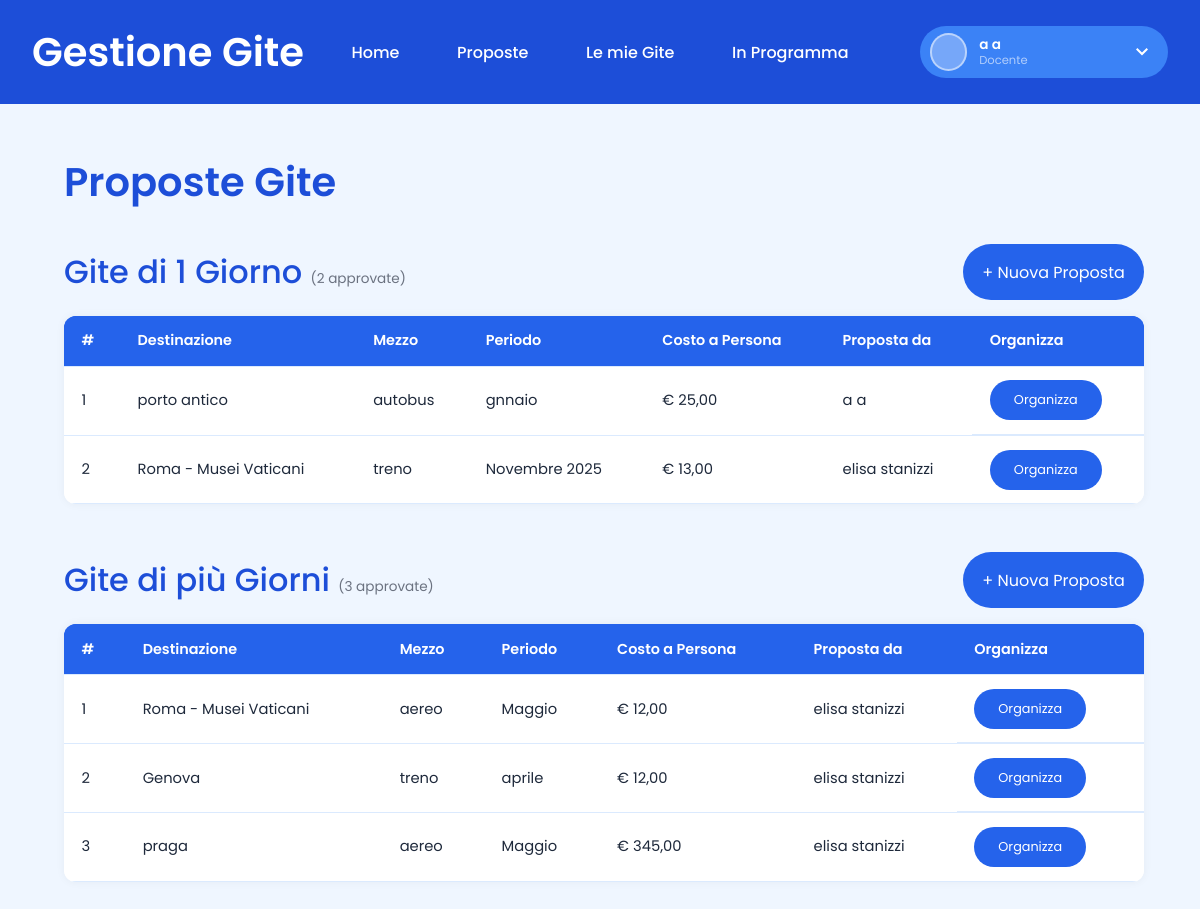
Page /catalogo.php (signed in) on the committed database.
### tables this page shows
CREATE TABLE `gita1g` (
  `idGita` int(11) NOT NULL,
  `idUtente` int(11) NOT NULL,
  `destinazione` varchar(255) NOT NULL,
  `descrizione` varchar(50) DEFAULT NULL,
  `mezzo` varchar(100) DEFAULT NULL,
  `periodo` varchar(100) DEFAULT NULL,
  `giorno` date DEFAULT NULL,
  `costoMezzo` decimal(10,2) DEFAULT NULL,
  `costoAttivita` decimal(10,2) DEFAULT NULL,
  `costoAPersona` decimal(10,2) DEFAULT NULL,
  `numAlunni` int(11) DEFAULT NULL,
  `classi` varchar(20) DEFAULT NULL,
  `idStato` int(11) NOT NULL
);

CREATE TABLE `utente` (
  `IDUtente` int(11) NOT NULL,
  `Nome` varchar(50) NOT NULL,
  `Cognome` varchar(50) NOT NULL,
  `Mail` varchar(100) NOT NULL,
  `Password` varchar(255) NOT NULL,
  `IDTipo` int(11) NOT NULL
);

CREATE TABLE `gite5` (
  `idGita` int(11) NOT NULL,
  `idUtente` int(11) NOT NULL,
  `destinazione` varchar(255) NOT NULL,
  `descrizione` varchar(50) DEFAULT NULL,
  `mezzo` varchar(100) DEFAULT NULL,
  `periodo` varchar(100) DEFAULT NULL,
  `giornoInizio` date DEFAULT NULL,
  `giornoFine` date DEFAULT NULL,
  `costoAPersona` decimal(10,2) DEFAULT NULL,
  `numAlunni` int(11) DEFAULT NULL,
  `classi` varchar(20) DEFAULT NULL,
  `idStato` int(11) NOT NULL
);

### catalogo.php (the view, shortened to what this page needs)
<?php
include('nav.php');
$gite1g = $conn->query("
    SELECT g.idGita, g.destinazione, g.descrizione, g.mezzo, g.periodo, g.costoAPersona, g.classi,
           u.Nome, u.Cognome
    FROM gita1g g
    JOIN utente u ON g.idUtente = u.IDUtente
    WHERE g.idStato = 2
    ORDER BY g.idGita DESC
");
$gite5g = $conn->query("
    SELECT g.idGita, g.destinazione, g.descrizione, g.mezzo, g.periodo, g.costoAPersona, g.classi,
           u.Nome, u.Cognome
    FROM gite5 g
    JOIN utente u ON g.idUtente = u.IDUtente
    WHERE g.idStato = 2
    ORDER BY g.idGita DESC
");
$tot1g = $gite1g ? $gite1g->num_rows : 0;
$tot5g = $gite5g ? $gite5g->num_rows : 0;
?>
<!DOCTYPE html>
<html lang="it">
<head>
    <link rel="stylesheet" href="style.css">
    <link rel="stylesheet" href="vetrina.css">
    <link rel="stylesheet" href="style_custom.css">
</head>
<body>
<div class="container">
<main class="content bozze-padding">
<h2 style="color:var(--blue-700);margin:0;">Proposte Gite</h2>
<div style="display:flex;align-items:center;justify-content:space-between;margin-top:2rem;margin-bottom:1rem;">
    <h3 style="color:var(--blue-700);margin:0;">Gite di 1 Giorno <span style="font-size:.85rem;font-weight:400;color:#6b7280;">(<?= $tot1g ?> approvate)</span></h3>
    <button class="button" onclick="document.getElementById('modal1g').classList.remove('hidden')">+ Nuova Proposta</button>
</div>
<div class="table-section" style="margin-bottom:3rem;"><div class="table-container">
<table>
<thead><tr>
    <th>#</th>
    <th>Destinazione</th>
    <th>Mezzo</th>
    <th>Periodo</th>
    <th>Costo a Persona</th>
    <th>Proposta da</th>
    <th>Organizza</th>
</tr></thead>
<tbody>
<?php
$n = 1;
if ($gite1g && $gite1g->num_rows > 0) {
    while ($r = $gite1g->fetch_assoc()) {
        $dest   = htmlspecialchars($r['destinazione']);
        $mezzo  = htmlspecialchars($r['mezzo'] ?? '—');
        $per    = htmlspecialchars($r['periodo'] ?? '—');
        $costo  = number_format($r['costoAPersona'], 2, ',', '.');
        $autore = htmlspecialchars($r['Nome'] . ' ' . $r['Cognome']);
        $id     = intval($r['idGita']);
        $destJs       = htmlspecialchars($r['destinazione'], ENT_QUOTES);
        $descJs       = htmlspecialchars($r['descrizione'] ?? '', ENT_QUOTES);
        $mezzoJs      = htmlspecialchars($r['mezzo'] ?? '', ENT_QUOTES);
        $perJs        = htmlspecialchars($r['periodo'] ?? '', ENT_QUOTES);
        $classiJs     = htmlspecialchars($r['classi'] ?? '', ENT_QUOTES);
        $costoJs      = floatval($r['costoAPersona']);
        $azioniCol = '';
        echo "<tr>
            <td>$n</td>
            <td>$dest</td>
            <td>$mezzo</td>
            <td>$per</td>
            <td>&euro; $costo</td>
            <td>$autore</td>
            <td><button type='button' class='button xs'
                data-id='$id'
                data-dest='$destJs'
                data-descrizione='$descJs'
                data-mezzo='$mezzoJs'
                data-periodo='$perJs'
                data-classi='$classiJs'
                data-costo='$costoJs'
                onclick=\"apriOrg1g(this)\">Organizza</button></td>
            $azioniCol
        </tr>";
        $n++;
    }
} else {
    echo "<tr><td colspan='8' style='text-align:center;'>Nessuna gita di 1 giorno approvata al momento.</td></tr>";
}
?>
</tbody>
</table>
</div></div>
<div style="display:flex;align-items:center;justify-content:space-between;margin-bottom:1rem;">
    <h3 style="color:var(--blue-700);margin:0;">Gite di più Giorni <span style="font-size:.85rem;font-weight:400;color:#6b7280;">(<?= $tot5g ?> approvate)</span></h3>
    <button class="button" onclick="document.getElementById('modal5g').classList.remove('hidden')">+ Nuova Proposta</button>
</div>
<div class="table-section"><div class="table-container">
<table>
<thead><tr>
    <th>#</th>
    <th>Destinazione</th>
    <th>Mezzo</th>
    <th>Periodo</th>
    <th>Costo a Persona</th>
    <th>Proposta da</th>
    <th>Organizza</th>
</tr></thead>
<tbody>
<?php
$n = 1;
if ($gite5g && $gite5g->num_rows > 0) {
    while ($r = $gite5g->fetch_assoc()) {
        $dest   = htmlspecialchars($r['destinazione']);
        $mezzo  = htmlspecialchars($r['mezzo'] ?? '—');
        $per    = htmlspecialchars($r['periodo'] ?? '—');
        $costo  = number_format($r['costoAPersona'], 2, ',', '.');
        $autore = htmlspecialchars($r['Nome'] . ' ' . $r['Cognome']);
        $id     = intval($r['idGita']);
        $destJs       = htmlspecialchars($r['destinazione'], ENT_QUOTES);
        $descJs       = htmlspecialchars($r['descrizione'] ?? '', ENT_QUOTES);
        $mezzoJs      = htmlspecialchars($r['mezzo'] ?? '', ENT_QUOTES);
        $perJs        = htmlspecialchars($r['periodo'] ?? '', ENT_QUOTES);
        $classiJs     = htmlspecialchars($r['classi'] ?? '', ENT_QUOTES);
        $costoJs      = floatval($r['costoAPersona']);
        $azioniCol = '';
        echo "<tr>
            <td>$n</td>
            <td>$dest</td>
            <td>$mezzo</td>
            <td>$per</td>
            <td>&euro; $costo</td>
            <td>$autore</td>
            <td><button type='button' class='button xs'
                data-id='$id'
                data-dest='$destJs'
                data-descrizione='$descJs'
                data-mezzo='$mezzoJs'
                data-periodo='$perJs'
                data-classi='$classiJs'
                data-costo='$costoJs'
                onclick=\"apriOrg5g(this)\">Organizza</button></td>
            $azioniCol
        </tr>";
        $n++;
    }
} else {
    echo "<tr><td colspan='8' style='text-align:center;'>Nessuna gita di più giorni approvata al momento.</td></tr>";
}
?>
</tbody>
</table>
</div></div>
</main>
</div>
</body>
</html>

### style.css (style rules this page uses)
:root { --blue-50: #EFF6FF; --blue-100: #DBEAFE; --blue-200: #BFDBFE; --blue-400: #60A5FA; --blue-500: #3B82F6; --blue-600: #2563EB; --blue-700: #1D4ED8; --blue-900: #1E3A5F; --color-primary: var(--blue-600); --color-primary-hover: var(--blue-700); --color-secondary: var(--blue-400); --color-accent: var(--blue-200); --color-surface: var(--blue-50); --color-surface-hover: var(--blue-100); --my-white: #ffffff; --my-white-h: var(--blue-100); --my-icy-blue: var(--blue-100); --my-blue: var(--blue-600); --my-dark-blue: var(--blue-900); --my-gray: #6B7280; --my-green: #16A34A; --my-red: #DC2626; --my-yellow: #EAB308; --my-background: var(--blue-50); --pro: var(--blue-400); --hex-dark-blue: var(--blue-700); --hex-red: #DC2626; --hex-orange: #F97316; --hex-yellow: #EAB308; --hex-dark-green: #16A34A; --hex-light-green: #86EFAC; --hex-light-blue: var(--blue-400); --hex-blue: var(--blue-600); --hex-purple: #7C3AED; --radius: 30px; --radius-1: 16px; --header-color: var(--blue-700); --header-color-hover: var(--blue-900); --footer-color: var(--blue-800, #1E40AF); --text-on-light: var(--blue-900); --text-on-primary: #ffffff; --link-color: var(--blue-600); --link-hover-color: var(--blue-700); --header-height: 6.5rem; margin: 0; padding: 0; font-family: 'Poppins', sans-serif; --h1: 3rem; --h2: 2.5rem; --h3: 2rem; --h4: 1.5rem; --p: 1rem; }
body { background: var(--my-background); color: var(--text-on-light); padding: 0; margin: 0; }
h1, h2, h3, h4, p, a { margin: 0; color: inherit; }
h2 { font-size: var(--h2); font-weight: 600; }
h3 { font-size: var(--h3); font-weight: 500; }
.container { width: 100%; top: var(--header-height); min-height: 100vh; display: flex; flex-direction: column; }
.content { flex-grow: 1; width: 100%; }

### vetrina.css (style rules this page uses)
button.m, button, .button { border-radius: var(--radius); border: none; background: var(--blue-600); color: white; height: 3.5rem; min-width: 8.5rem; padding: 0 1.2rem; box-sizing: border-box; font-family: inherit; font-size: 1rem; display: inline-flex; align-items: center; justify-content: center; cursor: pointer; text-decoration: none; transition: background 0.18s ease, box-shadow 0.18s ease, transform 0.1s ease; }
button.xs, .button.xs { height: 2.5rem; min-width: 7rem; font-size: 0.8rem; }
.table-container { overflow-x: auto; border-radius: var(--radius-1); box-shadow: 0 0 10px rgba(0,0,0,0.05); background: white; }

### style_custom.css (style rules this page uses)
.bozze-padding { padding: 3rem 4rem; max-width: 90%; min-height: 50vh; margin: 0 auto; }
.table-container { overflow-x: auto; border-radius: 12px; }
.table-container table { width: 100%; border-collapse: collapse; }
.table-container thead tr { background: var(--blue-600); color: #fff; }
.table-container thead th { padding: 0.9rem 1.1rem; font-weight: 600; font-size: 0.9rem; text-align: left; white-space: nowrap; }
.table-container tbody tr { border-bottom: 1px solid var(--blue-100); transition: background 0.15s; }
.table-container tbody td { padding: 0.85rem 1.1rem; font-size: 0.92rem; color: #1e293b; vertical-align: middle; }
.table-container tbody td:last-child { display: flex; align-items: center; gap: 0.4rem; flex-wrap: nowrap; }

### rows in the picture
gita1g: destinazione "porto antico", mezzo "autobus", periodo "gnnaio", costoAPersona "25,00", idUtente.Cognome "a a"
gita1g: destinazione "Roma - Musei Vaticani", mezzo "treno", periodo "Novembre 2025", costoAPersona "13,00", idUtente.Cognome "elisa stanizzi"
gite5: destinazione "Roma - Musei Vaticani", mezzo "aereo", periodo "Maggio", costoAPersona "12,00", idUtente.Cognome "elisa stanizzi"
gite5: destinazione "Genova", mezzo "treno", periodo "aprile", costoAPersona "12,00", idUtente.Cognome "elisa stanizzi"
gite5: destinazione "praga", mezzo "aereo", periodo "Maggio", costoAPersona "345,00", idUtente.Cognome "elisa stanizzi"

### other values in the picture
$nome_utente "a a"
$tot1g "2"
$tot5g "3"
